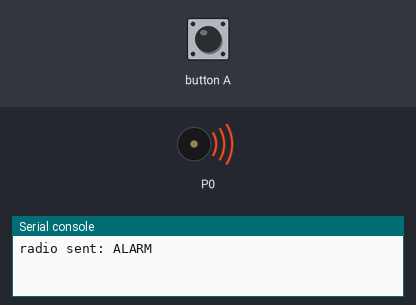
Bench run of a program on a simulated BBC micro:bit (MakeCode). Parts: buzzer (waves = sounding), the last lines printed to the serial console. The test bench sets the inputs (shaded band). No radio messages arrive unless stated (any console line starting 'radio sent:' is added by the test bench).

Above: at 1.2 s.
1.3 s: button A pressed for 0.15 s
At 2.1 s:
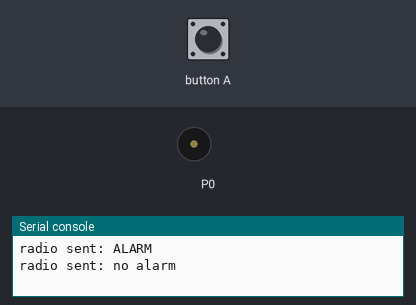
Timing chart, 0 to 4.3 s (numbered marks = the images above; inputs shaded):
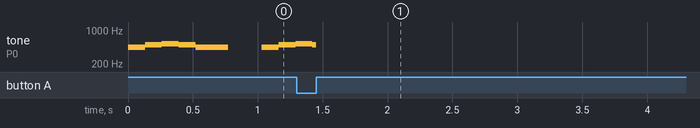

The program:

main.ts
```typescript
music._playDefaultBackground(music.builtInPlayableMelody(Melodies.Chase), music.PlaybackMode.LoopingInBackground)
radio.setGroup(115)
radio.sendString("ALARM")
let Alarm = true
input.onButtonPressed(Button.A, function() {
    if(Alarm = true) {
        music.stopMelody(MelodyStopOptions.All)
        Alarm = false
        radio.sendString("no alarm")
    }
})
```

test.ts
```typescript
// tests gaan hier; deze zal niet worden gecompileerd wanneer dit pakket wordt gebruikt als extensie.
```
